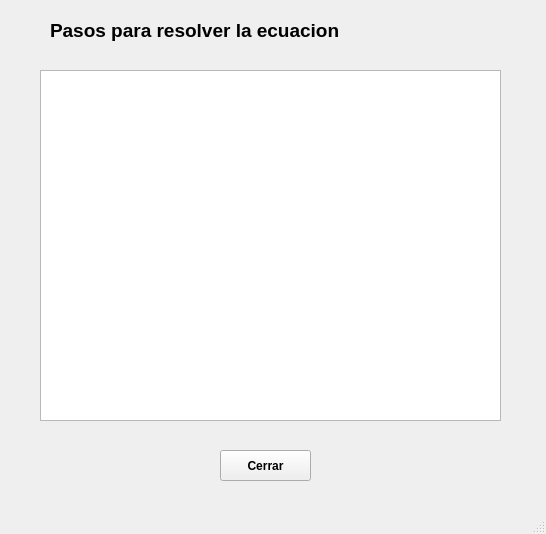
<?xml version="1.0" encoding="UTF-8"?>
<ui version="4.0">
 <class>MainWindow</class>
 <widget class="QMainWindow" name="MainWindow">
  <property name="geometry">
   <rect>
    <x>0</x>
    <y>0</y>
    <width>546</width>
    <height>534</height>
   </rect>
  </property>
  <property name="windowTitle">
   <string>MainWindow</string>
  </property>
  <widget class="QWidget" name="centralwidget">
   <widget class="QTextEdit" name="teSteps">
    <property name="geometry">
     <rect>
      <x>40</x>
      <y>70</y>
      <width>461</width>
      <height>351</height>
     </rect>
    </property>
   </widget>
   <widget class="QLabel" name="label">
    <property name="geometry">
     <rect>
      <x>50</x>
      <y>20</y>
      <width>311</width>
      <height>21</height>
     </rect>
    </property>
    <property name="font">
     <font>
      <pointsize>14</pointsize>
      <weight>75</weight>
      <bold>true</bold>
     </font>
    </property>
    <property name="text">
     <string>Pasos para resolver la ecuacion</string>
    </property>
   </widget>
   <widget class="QPushButton" name="pushButton">
    <property name="geometry">
     <rect>
      <x>220</x>
      <y>450</y>
      <width>91</width>
      <height>31</height>
     </rect>
    </property>
    <property name="font">
     <font>
      <weight>75</weight>
      <bold>true</bold>
     </font>
    </property>
    <property name="text">
     <string>Cerrar</string>
    </property>
   </widget>
  </widget>
  <widget class="QMenuBar" name="menubar">
   <property name="geometry">
    <rect>
     <x>0</x>
     <y>0</y>
     <width>546</width>
     <height>21</height>
    </rect>
   </property>
  </widget>
  <widget class="QStatusBar" name="statusbar"/>
 </widget>
 <resources/>
 <connections/>
</ui>
